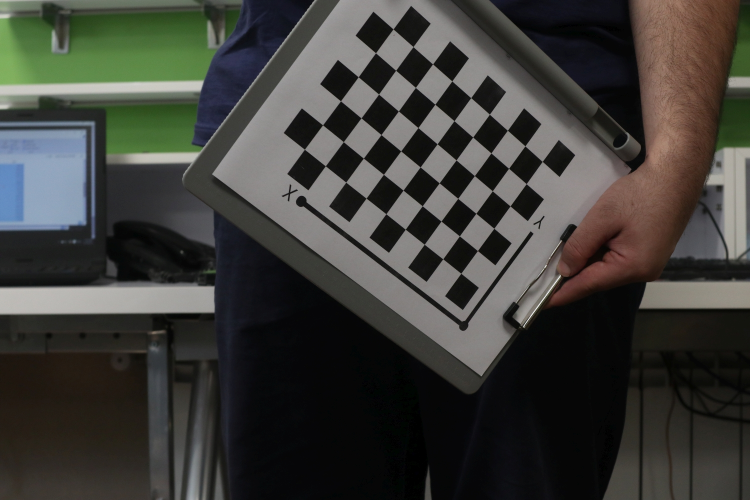
#> input picture HW2/resources/im10.jpg, 1500 x 1000 px (shown at 1/2 size)
$ python -i utils.py   (imports and definitions only)
#> lines starting #> are read from the running program, lines starting #| are printed output that depends on the picture; after the words box and inside, x2 and y2 are one past the last pixel; in counts of white or black regions, pixels touching at a corner belong together
import cv2
import numpy as np
import math
import sys
from scipy import signal


# [111 lines left out: functions save_frames, write_matrix_to_file, read_matrix_from_file, copyof, crop, find_homography_RANSAC and 2 more, not called in this run]


def create_mask(image):
    return np.vectorize(lambda x, y, z: 0 if x == 0 and y == 0 and z == 0 else 1)(image[:, :, 0], image[:, :, 1], image[:, :, 2])


# Gaussian function
def gaussian(x, y, mu, sigma):
    return (1 / (2 * math.pi * sigma ** 2)) * math.exp(-(((x - mu) ** 2 + (y - mu) ** 2) / (2 * sigma ** 2)))


# Derivative of Gaussian function
def gaussian_derivative(x, y, mu, sigma):
    return ((-(x - mu)) / (2 * math.pi * sigma ** 4)) * math.exp(-(((x - mu) ** 2 + (y - mu) ** 2) / (2 * sigma ** 2)))


# [15 lines left out: function gaussian_filter, not called in this run]


def gaussian_derivative_filter(size, sigma, axis):
    """
    build a size*size filter of derivative of gaussian function and return it.

    :param size: size of filter(matrix)
    :param sigma: the sigma of gaussian function
    :param axis: the x-coordinate or y-coordinate
    :return: filter
    """
    mu = size // 2
    mat = np.zeros((size, size))
    if axis == 'x':
        for i in range(size):
            for j in range(size):
                mat[i, j] = gaussian_derivative(j, i, mu, sigma)
    else:
        for i in range(size):
            for j in range(size):
                mat[i, j] = gaussian_derivative(i, j, mu, sigma)

    return mat


def get_x_derivative(image, filter_size, sigma):
    return signal.convolve2d(image, gaussian_derivative_filter(filter_size, sigma, 'x'), 'same')


def get_y_derivative(image, filter_size, sigma):
    return signal.convolve2d(image, gaussian_derivative_filter(filter_size, sigma, 'y'), 'same')


def get_gradient(image, filter_size, sigma):
    image_gray = cv2.cvtColor(image, cv2.COLOR_BGR2GRAY)
    im_x = get_x_derivative(image_gray, filter_size=filter_size, sigma=sigma)
    im_y = get_y_derivative(image_gray, filter_size=filter_size, sigma=sigma)

    # Calculate gradient
    return np.hypot(im_x, im_y)


def get_distributed_image(image, data_type):
    distributed_image = image / image.max() * 255
    distributed_image = np.asarray(distributed_image, dtype=data_type)
    return distributed_image


def get_thick_gradient_mask(image):
    gradient = get_gradient(image, filter_size=7, sigma=1.3)
    gradient = np.vectorize(lambda x: 255 if x > 5 else 0)(get_distributed_image(gradient, 'uint8'))
    kernel = cv2.getStructuringElement(cv2.MORPH_RECT, (5, 5))
    gradient = np.array(gradient, dtype='uint8')
    mask = cv2.dilate(gradient, kernel, iterations=4)
    return mask


# [271 lines left out: functions warp, create_simple_panorama, get_laplacian_pyramid, find_overlap_area, find_best_cut, best_path and 5 more, not called in this run]

>>> import cv2
>>> picture = cv2.imread('../resources/im10.jpg')
#> picture is the input picture: shape (1000, 1500, 3); mean B, G, R 57.7, 62.1, 62.3
>>> result = get_thick_gradient_mask(picture)
#> in get_gradient, `image_gray = cv2.cvtColor(image, cv2.COLOR_BGR2GRAY)`:
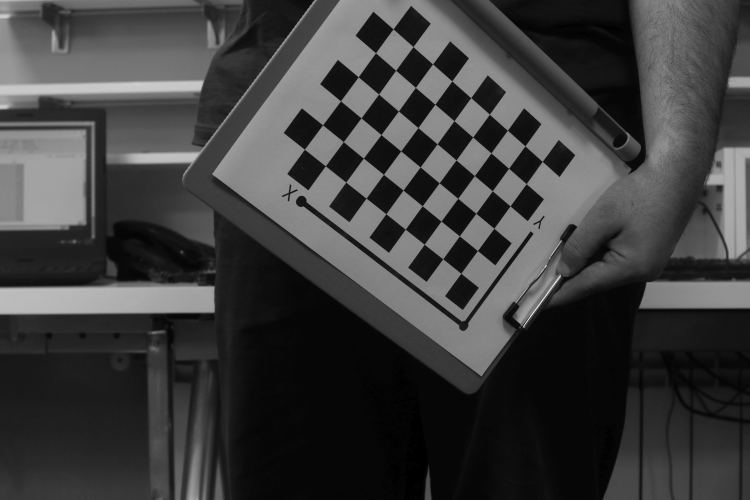
#> image_gray: shape (1000, 1500) (shown at 1/2 size); min 0, max 254, mean 61.6
#> in get_x_derivative, `return signal.convolve2d(image, gaussian_derivative_filter(filter_size..`:
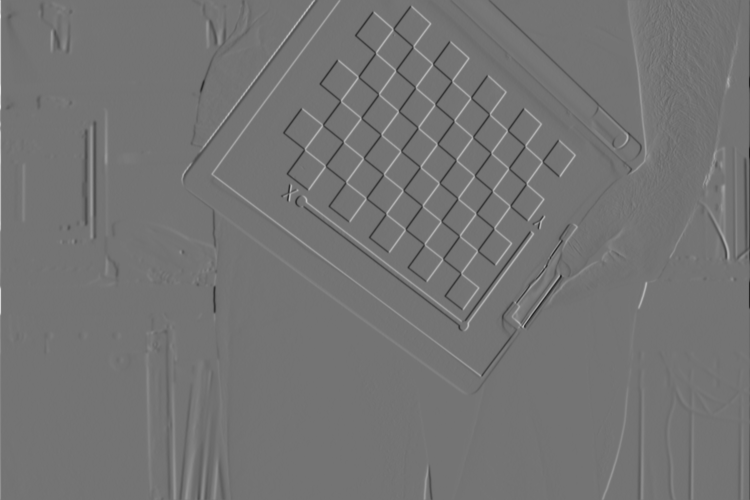
#> returned value: shape (1000, 1500) float64 (shown at 1/2 size); min -47.72, max 57, mean 0; drawn with min black and max white
#> in get_y_derivative, `return signal.convolve2d(image, gaussian_derivative_filter(filter_size..`:
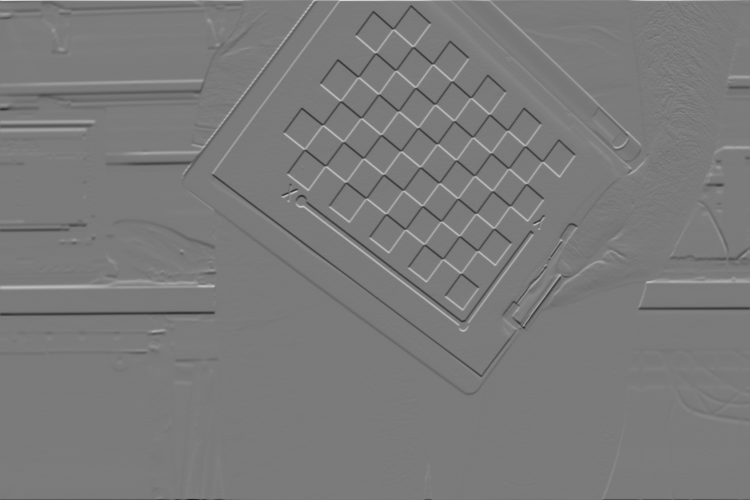
#> returned value: shape (1000, 1500) float64 (shown at 1/2 size); min -46.06, max 49.4, mean 0; drawn with min black and max white
#> in get_gradient, `return np.hypot(im_x, im_y)`:
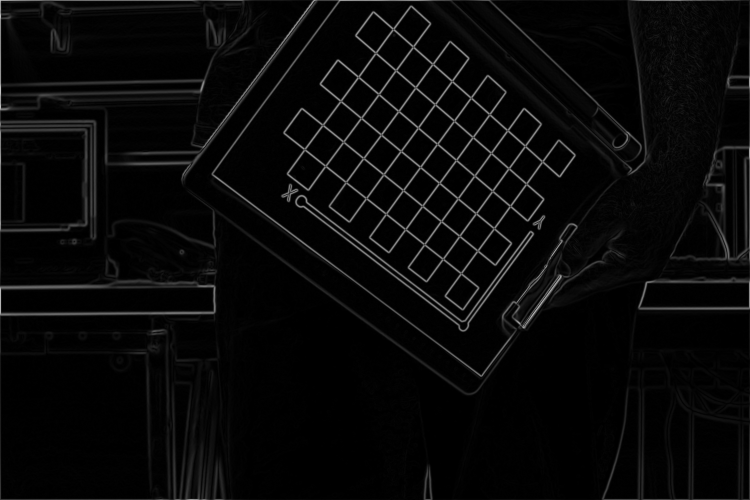
#> returned value: shape (1000, 1500) float64 (shown at 1/2 size); min 0, max 57, mean 2; drawn with min black and max white
#> in get_thick_gradient_mask, `gradient = np.vectorize(lambda x: 255 if x > 5 else 0)(get_distributed..`:
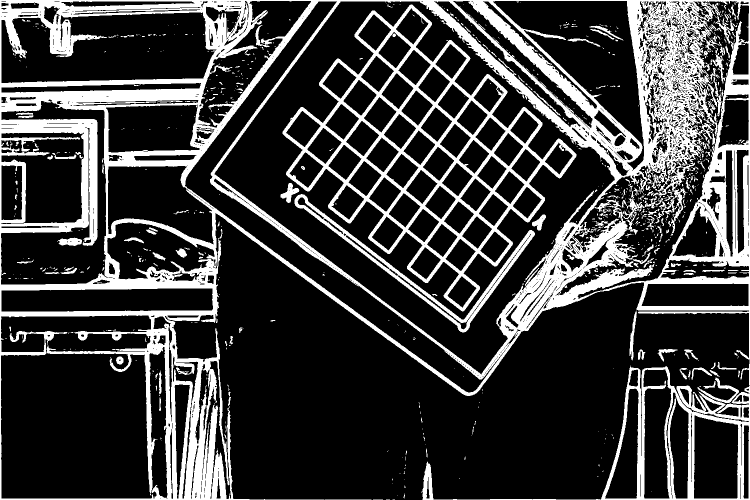
#> gradient: shape (1000, 1500) int64 (shown at 1/2 size); 23.4% white; 883 white regions (724 under 20 px), largest, box (x1, y1, x2, y2) and area: (0, 0, 1500, 1000) 276730, (565, 9, 1153, 623) 48458, (589, 388, 1070, 665) 8835
#> in get_thick_gradient_mask, `mask = cv2.dilate(gradient, kernel, iterations=4)`:
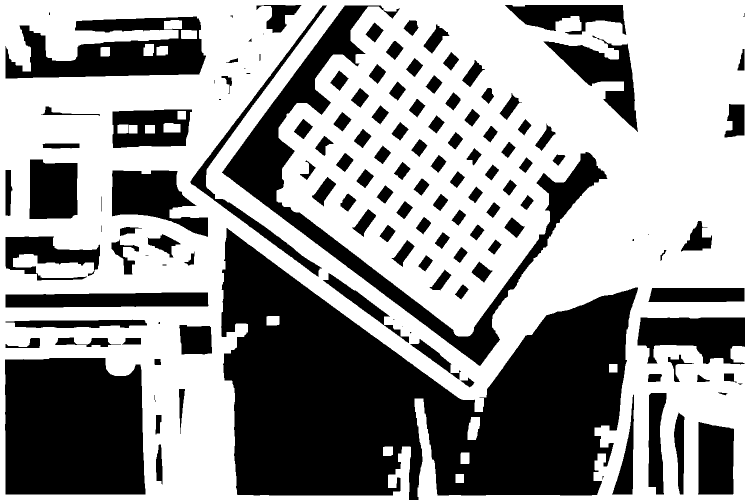
#> mask: shape (1000, 1500) (shown at 1/2 size); 59.7% white; 137 black regions (20 under 20 px), largest, box (x1, y1, x2, y2) and area: (442, 456, 1276, 1000) 253884, (10, 716, 291, 989) 72731, (444, 11, 1215, 732) 57426

$ run again, on HW2/resources/im17.jpg
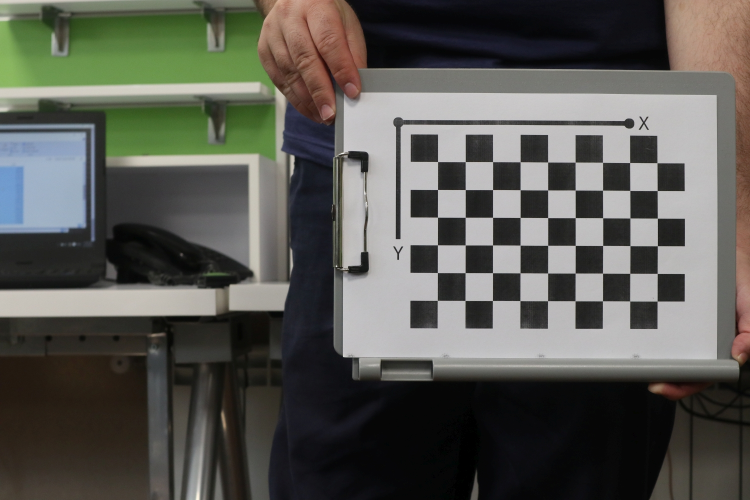
#> input picture HW2/resources/im17.jpg, 1500 x 1000 px (shown at 1/2 size)
#> picture is the input picture: shape (1000, 1500, 3); mean B, G, R 83.1, 89.1, 89
#> in get_thick_gradient_mask, `gradient = np.vectorize(lambda x: 255 if x > 5 else 0)(get_distributed..`:
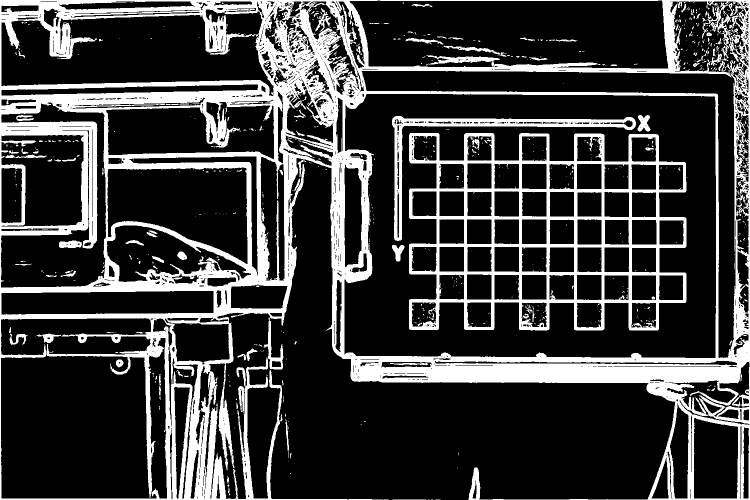
#> gradient: shape (1000, 1500) int64 (shown at 1/2 size); 23.4% white; 798 white regions (674 under 20 px), largest, box (x1, y1, x2, y2) and area: (0, 0, 1500, 1000) 274916, (818, 266, 1373, 661) 49350, (784, 232, 1272, 482) 9778
#> in get_thick_gradient_mask, `mask = cv2.dilate(gradient, kernel, iterations=4)`:
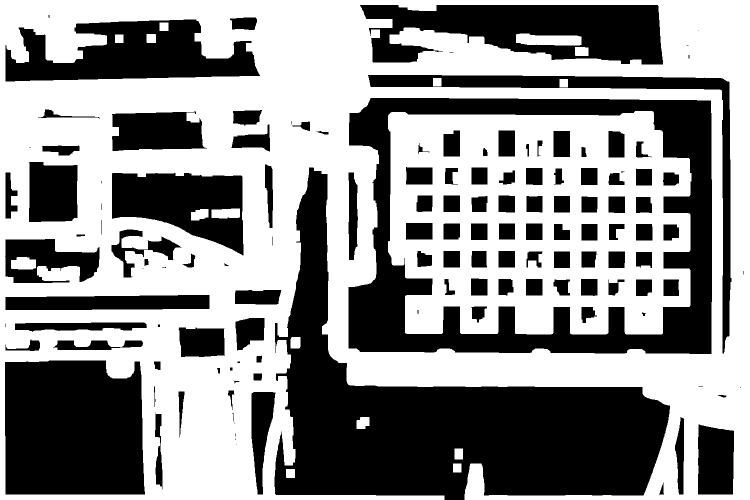
#> mask: shape (1000, 1500) (shown at 1/2 size); 55.9% white; 134 black regions (25 under 20 px), largest, box (x1, y1, x2, y2) and area: (549, 335, 1340, 1000) 187840, (697, 196, 1424, 708) 112466, (10, 721, 290, 989) 71399

$ run again, on HW2/resources/im20.jpg
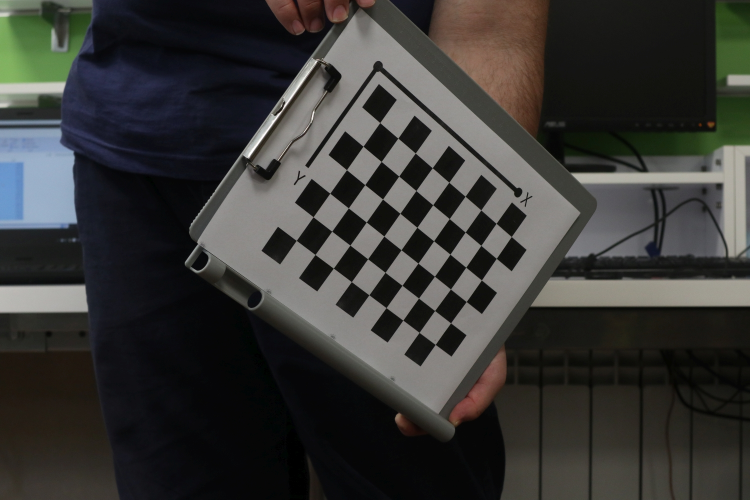
#> input picture HW2/resources/im20.jpg, 1500 x 1000 px (shown at 1/2 size)
#> picture is the input picture: shape (1000, 1500, 3); mean B, G, R 53.7, 56, 56.3
#> in get_thick_gradient_mask, `gradient = np.vectorize(lambda x: 255 if x > 5 else 0)(get_distributed..`:
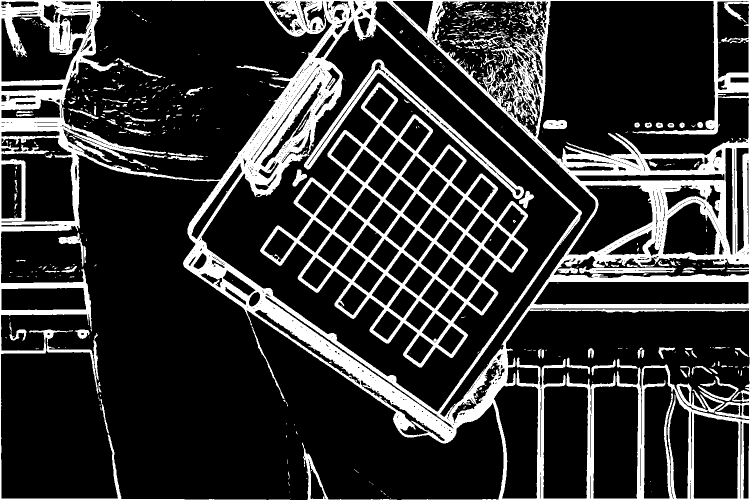
#> gradient: shape (1000, 1500) int64 (shown at 1/2 size); 19.7% white; 712 white regions (554 under 20 px), largest, box (x1, y1, x2, y2) and area: (0, 0, 1500, 1000) 217097, (520, 165, 1056, 735) 44116, (608, 119, 1048, 398) 8765
#> in get_thick_gradient_mask, `mask = cv2.dilate(gradient, kernel, iterations=4)`:
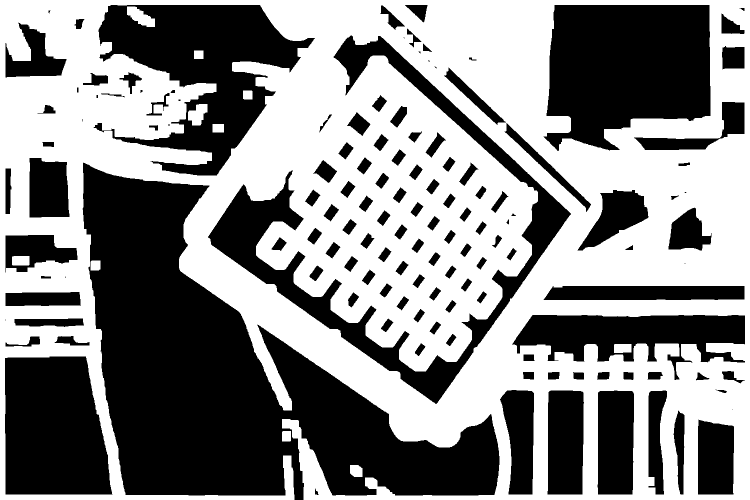
#> mask: shape (1000, 1500) (shown at 1/2 size); 53.5% white; 138 black regions (16 under 20 px), largest, box (x1, y1, x2, y2) and area: (165, 325, 999, 1000) 244107, (1087, 10, 1421, 302) 78015, (187, 10, 630, 351) 68143
